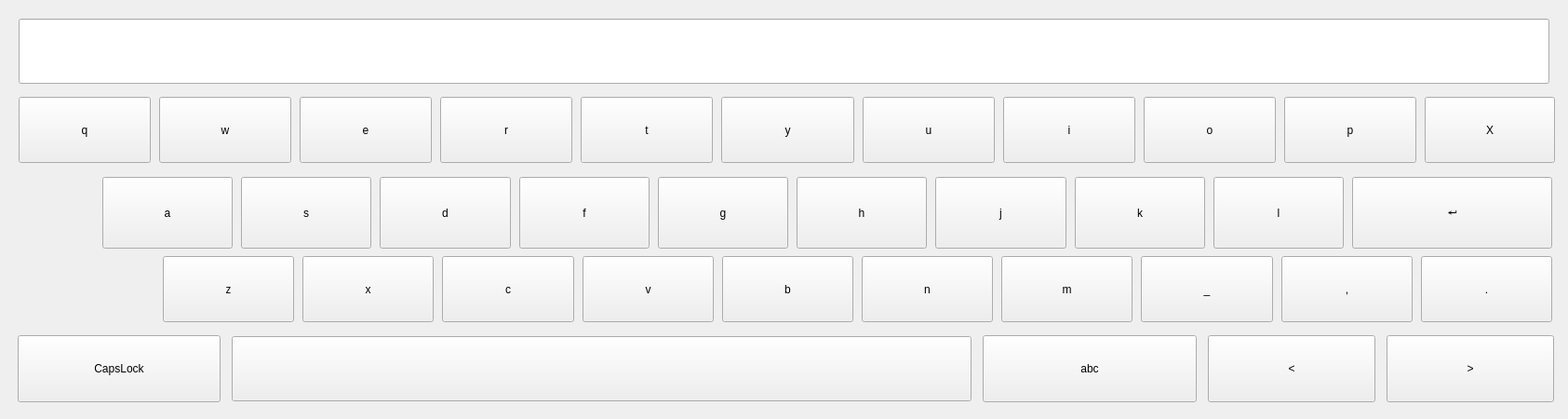
    <widget class="QWidget" name="Enlishwidget" native="true">
     <property name="minimumSize">
      <size>
       <width>1685</width>
       <height>450</height>
      </size>
     </property>
     <property name="maximumSize">
      <size>
       <width>1685</width>
       <height>450</height>
      </size>
     </property>
     <widget class="QLineEdit" name="lineEdit_keyboard">
      <property name="geometry">
       <rect>
        <x>20</x>
        <y>20</y>
        <width>1645</width>
        <height>70</height>
       </rect>
      </property>
      <property name="sizePolicy">
       <sizepolicy hsizetype="Expanding" vsizetype="Expanding">
        <horstretch>0</horstretch>
        <verstretch>0</verstretch>
       </sizepolicy>
      </property>
      <property name="font">
       <font>
        <family>Microsoft YaHei</family>
        <italic>false</italic>
        <bold>false</bold>
       </font>
      </property>
      <property name="focusPolicy">
       <enum>Qt::FocusPolicy::StrongFocus</enum>
      </property>
     </widget>
     <widget class="QWidget" name="layoutWidget1">
      <property name="geometry">
       <rect>
        <x>20</x>
        <y>104</y>
        <width>1651</width>
        <height>71</height>
       </rect>
      </property>
      <layout class="QHBoxLayout" name="horizontalLayout" stretch="7,7,7,7,7,7,7,7,7,7,8">
       <property name="spacing">
        <number>9</number>
       </property>
       <item>
        <widget class="QToolButton" name="key_Q">
         <property name="sizePolicy">
          <sizepolicy hsizetype="Expanding" vsizetype="Expanding">
           <horstretch>0</horstretch>
           <verstretch>0</verstretch>
          </sizepolicy>
         </property>
         <property name="maximumSize">
          <size>
           <width>16777215</width>
           <height>16777215</height>
          </size>
         </property>
         <property name="focusPolicy">
          <enum>Qt::FocusPolicy::NoFocus</enum>
         </property>
         <property name="text">
          <string notr="true">q</string>
         </property>
         <property name="autoRepeat">
          <bool>true</bool>
         </property>
        </widget>
       </item>
       <item>
        <widget class="QToolButton" name="key_W">
         <property name="sizePolicy">
          <sizepolicy hsizetype="Expanding" vsizetype="Expanding">
           <horstretch>0</horstretch>
           <verstretch>0</verstretch>
          </sizepolicy>
         </property>
         <property name="maximumSize">
          <size>
           <width>16777215</width>
           <height>16777215</height>
          </size>
         </property>
         <property name="focusPolicy">
          <enum>Qt::FocusPolicy::NoFocus</enum>
         </property>
         <property name="text">
          <string notr="true">w</string>
         </property>
         <property name="autoRepeat">
          <bool>true</bool>
         </property>
        </widget>
       </item>
       <item>
        <widget class="QToolButton" name="key_E">
         <property name="sizePolicy">
          <sizepolicy hsizetype="Expanding" vsizetype="Expanding">
           <horstretch>0</horstretch>
           <verstretch>0</verstretch>
          </sizepolicy>
         </property>
         <property name="maximumSize">
          <size>
           <width>16777215</width>
           <height>16777215</height>
          </size>
         </property>
         <property name="focusPolicy">
          <enum>Qt::FocusPolicy::NoFocus</enum>
         </property>
         <property name="text">
          <string notr="true">e</string>
         </property>
         <property name="autoRepeat">
          <bool>true</bool>
         </property>
        </widget>
       </item>
       <item>
        <widget class="QToolButton" name="key_R">
         <property name="sizePolicy">
          <sizepolicy hsizetype="Expanding" vsizetype="Expanding">
           <horstretch>0</horstretch>
           <verstretch>0</verstretch>
          </sizepolicy>
         </property>
         <property name="maximumSize">
          <size>
           <width>16777215</width>
           <height>16777215</height>
          </size>
         </property>
         <property name="focusPolicy">
          <enum>Qt::FocusPolicy::NoFocus</enum>
         </property>
         <property name="text">
          <string notr="true">r</string>
         </property>
         <property name="autoRepeat">
          <bool>true</bool>
         </property>
        </widget>
       </item>
       <item>
        <widget class="QToolButton" name="key_T">
         <property name="sizePolicy">
          <sizepolicy hsizetype="Expanding" vsizetype="Expanding">
           <horstretch>0</horstretch>
           <verstretch>0</verstretch>
          </sizepolicy>
         </property>
         <property name="maximumSize">
          <size>
           <width>16777215</width>
           <height>16777215</height>
          </size>
         </property>
         <property name="focusPolicy">
          <enum>Qt::FocusPolicy::NoFocus</enum>
         </property>
         <property name="text">
          <string notr="true">t</string>
         </property>
         <property name="autoRepeat">
          <bool>true</bool>
         </property>
        </widget>
       </item>
       <item>
        <widget class="QToolButton" name="key_Y">
         <property name="sizePolicy">
          <sizepolicy hsizetype="Expanding" vsizetype="Expanding">
           <horstretch>0</horstretch>
           <verstretch>0</verstretch>
          </sizepolicy>
         </property>
         <property name="maximumSize">
          <size>
           <width>16777215</width>
           <height>16777215</height>
          </size>
         </property>
         <property name="focusPolicy">
          <enum>Qt::FocusPolicy::NoFocus</enum>
         </property>
         <property name="text">
          <string notr="true">y</string>
         </property>
         <property name="autoRepeat">
          <bool>true</bool>
         </property>
        </widget>
       </item>
       <item>
        <widget class="QToolButton" name="key_U">
         <property name="sizePolicy">
          <sizepolicy hsizetype="Expanding" vsizetype="Expanding">
           <horstretch>0</horstretch>
           <verstretch>0</verstretch>
          </sizepolicy>
         </property>
         <property name="maximumSize">
          <size>
           <width>16777215</width>
           <height>16777215</height>
          </size>
         </property>
         <property name="focusPolicy">
          <enum>Qt::FocusPolicy::NoFocus</enum>
         </property>
         <property name="text">
          <string notr="true">u</string>
         </property>
         <property name="autoRepeat">
          <bool>true</bool>
         </property>
        </widget>
       </item>
       <item>
        <widget class="QToolButton" name="key_I">
         <property name="sizePolicy">
          <sizepolicy hsizetype="Expanding" vsizetype="Expanding">
           <horstretch>0</horstretch>
           <verstretch>0</verstretch>
          </sizepolicy>
         </property>
         <property name="maximumSize">
          <size>
           <width>16777215</width>
           <height>16777215</height>
          </size>
         </property>
         <property name="focusPolicy">
          <enum>Qt::FocusPolicy::NoFocus</enum>
         </property>
         <property name="text">
          <string notr="true">i</string>
         </property>
         <property name="autoRepeat">
          <bool>true</bool>
         </property>
        </widget>
       </item>
       <item>
        <widget class="QToolButton" name="key_O">
         <property name="sizePolicy">
          <sizepolicy hsizetype="Expanding" vsizetype="Expanding">
           <horstretch>0</horstretch>
           <verstretch>0</verstretch>
          </sizepolicy>
         </property>
         <property name="maximumSize">
          <size>
           <width>16777215</width>
           <height>16777215</height>
          </size>
         </property>
         <property name="focusPolicy">
          <enum>Qt::FocusPolicy::NoFocus</enum>
         </property>
         <property name="text">
          <string notr="true">o</string>
         </property>
         <property name="autoRepeat">
          <bool>true</bool>
         </property>
        </widget>
       </item>
       <item>
        <widget class="QToolButton" name="key_P">
         <property name="sizePolicy">
          <sizepolicy hsizetype="Expanding" vsizetype="Expanding">
           <horstretch>0</horstretch>
           <verstretch>0</verstretch>
          </sizepolicy>
         </property>
         <property name="maximumSize">
          <size>
           <width>16777215</width>
           <height>16777215</height>
          </size>
         </property>
         <property name="focusPolicy">
          <enum>Qt::FocusPolicy::NoFocus</enum>
         </property>
         <property name="text">
          <string notr="true">p</string>
         </property>
         <property name="autoRepeat">
          <bool>true</bool>
         </property>
        </widget>
       </item>
       <item>
        <widget class="QToolButton" name="Backspace">
         <property name="sizePolicy">
          <sizepolicy hsizetype="Expanding" vsizetype="Expanding">
           <horstretch>0</horstretch>
           <verstretch>0</verstretch>
          </sizepolicy>
         </property>
         <property name="maximumSize">
          <size>
           <width>140</width>
           <height>16777215</height>
          </size>
         </property>
         <property name="focusPolicy">
          <enum>Qt::FocusPolicy::NoFocus</enum>
         </property>
         <property name="text">
          <string notr="true">X</string>
         </property>
         <property name="autoRepeat">
          <bool>true</bool>
         </property>
        </widget>
       </item>
      </layout>
     </widget>
     <widget class="QWidget" name="layoutWidget2">
      <property name="geometry">
       <rect>
        <x>17</x>
        <y>190</y>
        <width>1651</width>
        <height>77</height>
       </rect>
      </property>
      <layout class="QHBoxLayout" name="horizontalLayout_2" stretch="2,6,6,6,6,6,6,6,6,6,11">
       <property name="spacing">
        <number>9</number>
       </property>
       <property name="leftMargin">
        <number>0</number>
       </property>
       <item>
        <widget class="QLabel" name="label_2">
         <property name="minimumSize">
          <size>
           <width>84</width>
           <height>0</height>
          </size>
         </property>
         <property name="text">
          <string notr="true"/>
         </property>
        </widget>
       </item>
       <item>
        <widget class="QToolButton" name="key_A">
         <property name="sizePolicy">
          <sizepolicy hsizetype="Expanding" vsizetype="Expanding">
           <horstretch>0</horstretch>
           <verstretch>0</verstretch>
          </sizepolicy>
         </property>
         <property name="maximumSize">
          <size>
           <width>16777215</width>
           <height>16777215</height>
          </size>
         </property>
         <property name="focusPolicy">
          <enum>Qt::FocusPolicy::NoFocus</enum>
         </property>
         <property name="text">
          <string notr="true">a</string>
         </property>
         <property name="autoRepeat">
          <bool>true</bool>
         </property>
        </widget>
       </item>
       <item>
        <widget class="QToolButton" name="key_S">
         <property name="sizePolicy">
          <sizepolicy hsizetype="Expanding" vsizetype="Expanding">
           <horstretch>0</horstretch>
           <verstretch>0</verstretch>
          </sizepolicy>
         </property>
         <property name="maximumSize">
          <size>
           <width>16777215</width>
           <height>16777215</height>
          </size>
         </property>
         <property name="focusPolicy">
          <enum>Qt::FocusPolicy::NoFocus</enum>
         </property>
         <property name="text">
          <string notr="true">s</string>
         </property>
         <property name="autoRepeat">
          <bool>true</bool>
         </property>
        </widget>
       </item>
       <item>
        <widget class="QToolButton" name="key_D">
         <property name="sizePolicy">
          <sizepolicy hsizetype="Expanding" vsizetype="Expanding">
           <horstretch>0</horstretch>
           <verstretch>0</verstretch>
          </sizepolicy>
         </property>
         <property name="maximumSize">
          <size>
           <width>16777215</width>
           <height>16777215</height>
          </size>
         </property>
         <property name="focusPolicy">
          <enum>Qt::FocusPolicy::NoFocus</enum>
         </property>
         <property name="text">
          <string notr="true">d</string>
         </property>
         <property name="autoRepeat">
          <bool>true</bool>
         </property>
        </widget>
       </item>
       <item>
        <widget class="QToolButton" name="key_F">
         <property name="sizePolicy">
          <sizepolicy hsizetype="Expanding" vsizetype="Expanding">
           <horstretch>0</horstretch>
           <verstretch>0</verstretch>
          </sizepolicy>
         </property>
         <property name="maximumSize">
          <size>
           <width>16777215</width>
           <height>16777215</height>
          </size>
         </property>
         <property name="focusPolicy">
          <enum>Qt::FocusPolicy::NoFocus</enum>
         </property>
         <property name="text">
          <string notr="true">f</string>
         </property>
         <property name="autoRepeat">
          <bool>true</bool>
         </property>
        </widget>
       </item>
       <item>
        <widget class="QToolButton" name="key_G">
         <property name="sizePolicy">
          <sizepolicy hsizetype="Expanding" vsizetype="Expanding">
           <horstretch>0</horstretch>
           <verstretch>0</verstretch>
          </sizepolicy>
         </property>
         <property name="maximumSize">
          <size>
           <width>16777215</width>
           <height>16777215</height>
          </size>
         </property>
         <property name="focusPolicy">
          <enum>Qt::FocusPolicy::NoFocus</enum>
         </property>
         <property name="text">
          <string notr="true">g</string>
         </property>
         <property name="autoRepeat">
          <bool>true</bool>
         </property>
        </widget>
       </item>
       <item>
        <widget class="QToolButton" name="key_H">
         <property name="sizePolicy">
          <sizepolicy hsizetype="Expanding" vsizetype="Expanding">
           <horstretch>0</horstretch>
           <verstretch>0</verstretch>
          </sizepolicy>
         </property>
         <property name="maximumSize">
          <size>
           <width>16777215</width>
           <height>16777215</height>
          </size>
         </property>
         <property name="focusPolicy">
          <enum>Qt::FocusPolicy::NoFocus</enum>
         </property>
         <property name="text">
          <string notr="true">h</string>
         </property>
         <property name="autoRepeat">
          <bool>true</bool>
         </property>
        </widget>
       </item>
       <item>
        <widget class="QToolButton" name="key_J">
         <property name="sizePolicy">
          <sizepolicy hsizetype="Expanding" vsizetype="Expanding">
           <horstretch>0</horstretch>
           <verstretch>0</verstretch>
          </sizepolicy>
         </property>
         <property name="maximumSize">
          <size>
           <width>16777215</width>
           <height>16777215</height>
          </size>
         </property>
         <property name="focusPolicy">
          <enum>Qt::FocusPolicy::NoFocus</enum>
         </property>
         <property name="text">
          <string notr="true">j</string>
         </property>
         <property name="autoRepeat">
          <bool>true</bool>
         </property>
        </widget>
       </item>
       <item>
        <widget class="QToolButton" name="key_K">
         <property name="sizePolicy">
          <sizepolicy hsizetype="Expanding" vsizetype="Expanding">
           <horstretch>0</horstretch>
           <verstretch>0</verstretch>
          </sizepolicy>
         </property>
         <property name="maximumSize">
          <size>
           <width>16777215</width>
           <height>16777215</height>
          </size>
         </property>
         <property name="focusPolicy">
          <enum>Qt::FocusPolicy::NoFocus</enum>
         </property>
         <property name="text">
          <string notr="true">k</string>
         </property>
         <property name="autoRepeat">
          <bool>true</bool>
         </property>
        </widget>
       </item>
       <item>
        <widget class="QToolButton" name="key_L">
         <property name="sizePolicy">
          <sizepolicy hsizetype="Expanding" vsizetype="Expanding">
           <horstretch>0</horstretch>
           <verstretch>0</verstretch>
          </sizepolicy>
         </property>
         <property name="maximumSize">
          <size>
           <width>16777215</width>
           <height>16777215</height>
          </size>
         </property>
         <property name="focusPolicy">
          <enum>Qt::FocusPolicy::NoFocus</enum>
         </property>
         <property name="text">
          <string notr="true">l</string>
         </property>
         <property name="autoRepeat">
          <bool>true</bool>
         </property>
        </widget>
       </item>
       <item>
        <widget class="QToolButton" name="Enter">
         <property name="sizePolicy">
          <sizepolicy hsizetype="Expanding" vsizetype="Expanding">
           <horstretch>0</horstretch>
           <verstretch>0</verstretch>
          </sizepolicy>
         </property>
         <property name="maximumSize">
          <size>
           <width>215</width>
           <height>16777215</height>
          </size>
         </property>
         <property name="focusPolicy">
          <enum>Qt::FocusPolicy::NoFocus</enum>
         </property>
         <property name="text">
          <string notr="true">↵</string>
         </property>
         <property name="autoRepeat">
          <bool>true</bool>
         </property>
        </widget>
       </item>
      </layout>
     </widget>
     <widget class="QWidget" name="layoutWidget3">
      <property name="geometry">
       <rect>
        <x>17</x>
        <y>275</y>
        <width>1651</width>
        <height>71</height>
       </rect>
      </property>
      <layout class="QHBoxLayout" name="horizontalLayout_3" stretch="5,6,6,6,6,6,6,6,6,6,6">
       <property name="spacing">
        <number>9</number>
       </property>
       <property name="leftMargin">
        <number>0</number>
       </property>
       <property name="topMargin">
        <number>0</number>
       </property>
       <property name="rightMargin">
        <number>0</number>
       </property>
       <item>
        <widget class="QLabel" name="label">
         <property name="minimumSize">
          <size>
           <width>149</width>
           <height>0</height>
          </size>
         </property>
         <property name="text">
          <string notr="true"/>
         </property>
        </widget>
       </item>
       <item>
        <widget class="QToolButton" name="key_Z">
         <property name="sizePolicy">
          <sizepolicy hsizetype="Expanding" vsizetype="Expanding">
           <horstretch>0</horstretch>
           <verstretch>0</verstretch>
          </sizepolicy>
         </property>
         <property name="maximumSize">
          <size>
           <width>16777215</width>
           <height>16777215</height>
          </size>
         </property>
         <property name="font">
          <font>
           <family>Microsoft YaHei</family>
           <italic>false</italic>
           <bold>false</bold>
          </font>
         </property>
         <property name="focusPolicy">
          <enum>Qt::FocusPolicy::NoFocus</enum>
         </property>
         <property name="text">
          <string notr="true">z</string>
         </property>
         <property name="autoRepeat">
          <bool>true</bool>
         </property>
        </widget>
       </item>
       <item>
        <widget class="QToolButton" name="key_X">
         <property name="sizePolicy">
          <sizepolicy hsizetype="Expanding" vsizetype="Expanding">
           <horstretch>0</horstretch>
           <verstretch>0</verstretch>
          </sizepolicy>
         </property>
         <property name="maximumSize">
          <size>
           <width>16777215</width>
           <height>16777215</height>
          </size>
         </property>
         <property name="focusPolicy">
          <enum>Qt::FocusPolicy::NoFocus</enum>
         </property>
         <property name="text">
          <string notr="true">x</string>
         </property>
         <property name="autoRepeat">
          <bool>true</bool>
         </property>
        </widget>
       </item>
       <item>
        <widget class="QToolButton" name="key_C">
         <property name="sizePolicy">
          <sizepolicy hsizetype="Expanding" vsizetype="Expanding">
           <horstretch>0</horstretch>
           <verstretch>0</verstretch>
          </sizepolicy>
         </property>
         <property name="maximumSize">
          <size>
           <width>16777215</width>
           <height>16777215</height>
          </size>
         </property>
         <property name="focusPolicy">
          <enum>Qt::FocusPolicy::NoFocus</enum>
         </property>
         <property name="text">
          <string notr="true">c</string>
         </property>
         <property name="autoRepeat">
          <bool>true</bool>
         </property>
        </widget>
       </item>
       <item>
        <widget class="QToolButton" name="key_V">
         <property name="sizePolicy">
          <sizepolicy hsizetype="Expanding" vsizetype="Expanding">
           <horstretch>0</horstretch>
           <verstretch>0</verstretch>
          </sizepolicy>
         </property>
         <property name="maximumSize">
          <size>
           <width>16777215</width>
           <height>16777215</height>
          </size>
         </property>
         <property name="focusPolicy">
          <enum>Qt::FocusPolicy::NoFocus</enum>
         </property>
         <property name="text">
          <string notr="true">v</string>
         </property>
         <property name="autoRepeat">
          <bool>true</bool>
         </property>
        </widget>
       </item>
       <item>
        <widget class="QToolButton" name="key_B">
         <property name="sizePolicy">
          <sizepolicy hsizetype="Expanding" vsizetype="Expanding">
           <horstretch>0</horstretch>
           <verstretch>0</verstretch>
          </sizepolicy>
         </property>
         <property name="maximumSize">
          <size>
           <width>16777215</width>
           <height>16777215</height>
          </size>
         </property>
         <property name="focusPolicy">
          <enum>Qt::FocusPolicy::NoFocus</enum>
         </property>
         <property name="text">
          <string notr="true">b</string>
         </property>
         <property name="autoRepeat">
          <bool>true</bool>
         </property>
        </widget>
       </item>
       <item>
        <widget class="QToolButton" name="key_N">
         <property name="sizePolicy">
          <sizepolicy hsizetype="Expanding" vsizetype="Expanding">
           <horstretch>0</horstretch>
           <verstretch>0</verstretch>
          </sizepolicy>
         </property>
         <property name="maximumSize">
          <size>
           <width>16777215</width>
           <height>16777215</height>
          </size>
         </property>
         <property name="focusPolicy">
          <enum>Qt::FocusPolicy::NoFocus</enum>
         </property>
         <property name="text">
          <string notr="true">n</string>
         </property>
         <property name="autoRepeat">
          <bool>true</bool>
         </property>
        </widget>
       </item>
       <item>
        <widget class="QToolButton" name="key_M">
         <property name="sizePolicy">
          <sizepolicy hsizetype="Expanding" vsizetype="Expanding">
           <horstretch>0</horstretch>
           <verstretch>0</verstretch>
          </sizepolicy>
         </property>
         <property name="maximumSize">
          <size>
           <width>16777215</width>
           <height>16777215</height>
          </size>
         </property>
         <property name="focusPolicy">
          <enum>Qt::FocusPolicy::NoFocus</enum>
         </property>
         <property name="text">
          <string notr="true">m</string>
         </property>
         <property name="autoRepeat">
          <bool>true</bool>
         </property>
        </widget>
       </item>
       <item>
        <widget class="QToolButton" name="Underline">
         <property name="sizePolicy">
          <sizepolicy hsizetype="Expanding" vsizetype="Expanding">
           <horstretch>0</horstretch>
           <verstretch>0</verstretch>
          </sizepolicy>
         </property>
         <property name="maximumSize">
          <size>
           <width>16777215</width>
           <height>16777215</height>
          </size>
         </property>
         <property name="focusPolicy">
          <enum>Qt::FocusPolicy::NoFocus</enum>
         </property>
         <property name="text">
          <string notr="true">_</string>
         </property>
         <property name="autoRepeat">
          <bool>true</bool>
         </property>
        </widget>
       </item>
       <item>
        <widget class="QToolButton" name="Comma">
         <property name="sizePolicy">
          <sizepolicy hsizetype="Expanding" vsizetype="Expanding">
           <horstretch>0</horstretch>
           <verstretch>0</verstretch>
          </sizepolicy>
         </property>
         <property name="maximumSize">
          <size>
           <width>16777215</width>
           <height>16777215</height>
          </size>
         </property>
         <property name="focusPolicy">
          <enum>Qt::FocusPolicy::NoFocus</enum>
         </property>
         <property name="text">
          <string notr="true">,</string>
         </property>
         <property name="autoRepeat">
          <bool>true</bool>
         </property>
        </widget>
       </item>
       <item>
        <widget class="QToolButton" name="Point">
         <property name="sizePolicy">
          <sizepolicy hsizetype="Expanding" vsizetype="Expanding">
           <horstretch>0</horstretch>
           <verstretch>0</verstretch>
          </sizepolicy>
         </property>
         <property name="maximumSize">
          <size>
           <width>16777215</width>
           <height>16777215</height>
          </size>
         </property>
         <property name="focusPolicy">
          <enum>Qt::FocusPolicy::NoFocus</enum>
         </property>
         <property name="text">
          <string notr="true">.</string>
         </property>
         <property name="autoRepeat">
          <bool>true</bool>
         </property>
        </widget>
       </item>
      </layout>
     </widget>
     <widget class="QWidget" name="layoutWidget">
      <property name="geometry">
       <rect>
        <x>19</x>
        <y>360</y>
        <width>1651</width>
        <height>72</height>
       </rect>
      </property>
      <layout class="QHBoxLayout" name="horizontalLayout_4" stretch="4,10,3,2,2">
       <property name="spacing">
        <number>12</number>
       </property>
       <item>
        <widget class="QToolButton" name="CapsLock">
         <property name="sizePolicy">
          <sizepolicy hsizetype="Expanding" vsizetype="Expanding">
           <horstretch>0</horstretch>
           <verstretch>0</verstretch>
          </sizepolicy>
         </property>
         <property name="focusPolicy">
          <enum>Qt::FocusPolicy::NoFocus</enum>
         </property>
         <property name="text">
          <string notr="true">CapsLock</string>
         </property>
         <property name="checkable">
          <bool>true</bool>
         </property>
         <property name="checked">
          <bool>false</bool>
         </property>
         <property name="autoRepeat">
          <bool>true</bool>
         </property>
        </widget>
       </item>
       <item>
        <widget class="QToolButton" name="Space">
         <property name="sizePolicy">
          <sizepolicy hsizetype="Expanding" vsizetype="Expanding">
           <horstretch>0</horstretch>
           <verstretch>0</verstretch>
          </sizepolicy>
         </property>
         <property name="minimumSize">
          <size>
           <width>795</width>
           <height>70</height>
          </size>
         </property>
         <property name="maximumSize">
          <size>
           <width>16777215</width>
           <height>70</height>
          </size>
         </property>
         <property name="focusPolicy">
          <enum>Qt::FocusPolicy::NoFocus</enum>
         </property>
         <property name="text">
          <string notr="true"/>
         </property>
         <property name="autoRepeat">
          <bool>true</bool>
         </property>
        </widget>
       </item>
       <item>
        <widget class="QToolButton" name="Symbol">
         <property name="sizePolicy">
          <sizepolicy hsizetype="Expanding" vsizetype="Expanding">
           <horstretch>0</horstretch>
           <verstretch>0</verstretch>
          </sizepolicy>
         </property>
         <property name="minimumSize">
          <size>
           <width>230</width>
           <height>0</height>
          </size>
         </property>
         <property name="focusPolicy">
          <enum>Qt::FocusPolicy::NoFocus</enum>
         </property>
         <property name="text">
          <string notr="true">abc</string>
         </property>
         <property name="autoRepeat">
          <bool>true</bool>
         </property>
        </widget>
       </item>
       <item>
        <widget class="QToolButton" name="key_Left">
         <property name="sizePolicy">
          <sizepolicy hsizetype="Expanding" vsizetype="Expanding">
           <horstretch>0</horstretch>
           <verstretch>0</verstretch>
          </sizepolicy>
         </property>
         <property name="minimumSize">
          <size>
           <width>180</width>
           <height>0</height>
          </size>
         </property>
         <property name="focusPolicy">
          <enum>Qt::FocusPolicy::NoFocus</enum>
         </property>
         <property name="text">
          <string notr="true">&lt;</string>
         </property>
         <property name="autoRepeat">
          <bool>true</bool>
         </property>
        </widget>
       </item>
       <item>
        <widget class="QToolButton" name="key_Right">
         <property name="sizePolicy">
          <sizepolicy hsizetype="Expanding" vsizetype="Expanding">
           <horstretch>0</horstretch>
           <verstretch>0</verstretch>
          </sizepolicy>
         </property>
         <property name="minimumSize">
          <size>
           <width>180</width>
           <height>0</height>
          </size>
         </property>
         <property name="focusPolicy">
          <enum>Qt::FocusPolicy::NoFocus</enum>
         </property>
         <property name="text">
          <string notr="true">&gt;</string>
         </property>
         <property name="autoRepeat">
          <bool>true</bool>
         </property>
        </widget>
       </item>
      </layout>
     </widget>
    </widget>
